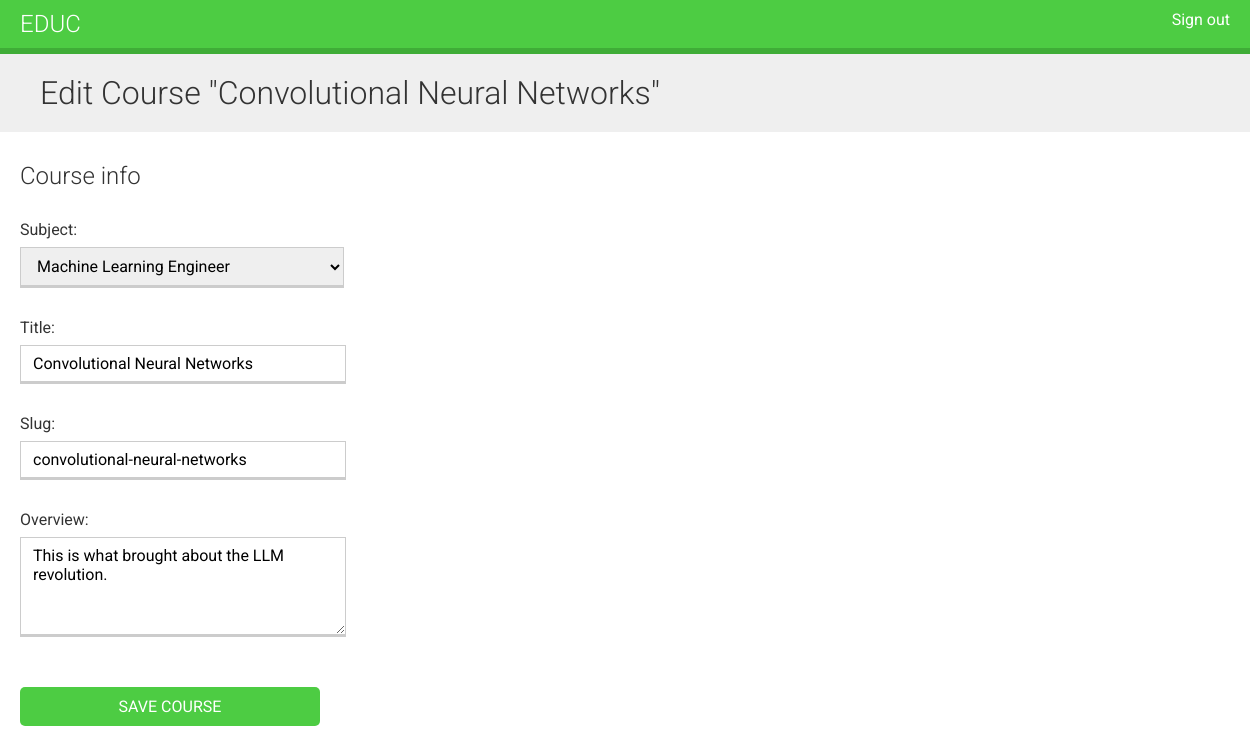
The page /course/3/edit/ (signed in) on the database its author committed.
### courses/models.py (models this page shows, shortened)
class Course(models.Model):
    owner = models.ForeignKey(User,
                              on_delete=models.CASCADE,
                              related_name='courses_created')
    subject = models.ForeignKey(Subject,
                                related_name='courses',
                                on_delete=models.CASCADE)
    title = models.CharField(max_length=200)
    slug = models.SlugField(max_length=200, unique=True)
    overview = models.TextField()
    created = models.DateTimeField(auto_now_add=True)
    class Meta:
        ordering = ('-created',)

class Subject(models.Model):
    title = models.CharField(max_length=200)
    slug = models.SlugField(max_length=200, unique=True)
    class Meta:
        ordering = ('title',)
    def __str__(self):
        return self.title

### courses/views.py (the view)
class CourseUpdateView(OwnerCourseEditMixin, UpdateView):
    permission_required = 'courses.change_course'

### courses/views.py (called while the page is built)
    def get_queryset(self):
        qs = super().get_queryset()
        return qs.filter(owner=self.request.user)

### courses/templates/courses/manage/course/form.html (shortened to what this page needs)
{% extends 'base.html' %}
{% block content %}
    <h1>
        {% if object %}
            Edit Course "{{ object.title }}"
        {% else %}
            Create a new course
        {% endif %}
    </h1>
    <div class="module">
        <h2>Course info</h2>
        <form method="post">
            {{ form.as_p }}
            <p><input type="submit" value="Save course"></p>
        </form>
    </div>
{% endblock %}

### courses/static/css/base.css (style rules this page uses)
body { margin:0; font-family:'Roboto', sans-serif; font-weight:400; color:#333; }
h1, h2, h3, h4, h5, h6 { font-family:'Roboto', sans-serif; font-weight:300; }
h1 { background:#efefef; width:100%; overflow:auto; padding:20px 0 20px 40px; margin:0; }
.module { padding:10px 20px; float:left; width:600px; }
.module p { margin:10px 0 20px; width:100%; float:left; }
form p { overflow:auto; }
label { float:left; clear:both; margin:0 0 8px 0; }
input, select, textarea { border:1px solid #ccc; border-bottom:3px solid #ccc; padding:8px 12px; font-size:16px; font-family:'Roboto', sans-serif; float:left; clear:both; width:300px; }
textarea { height:80px; }
select { width:324px; }
input[type=submit], a.button { border-radius:5px; background:#4dcc43; color:#fff; font-size:16px; text-transform:uppercase; border:none; padding:10px 20px; margin:20px 0; }

### rows shown on the page
Course: title "Convolutional Neural Networks", subject "Machine Learning Engineer", slug "convolutional-neural-networks", overview "This is what brought about the LLM revolution."
Subject: title "Convolutional Neural Networks"
